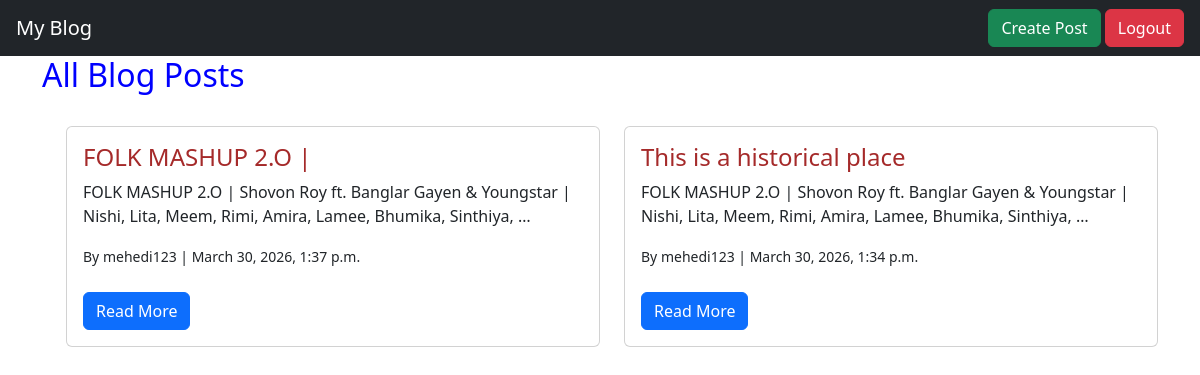
The app's page / (signed in) with its own data.
### blog/models.py (models this page shows, shortened)
class Post(models.Model):
    title = models.CharField(max_length=200)
    content = models.TextField()
    author = models.ForeignKey(User, on_delete=models.CASCADE)
    created_at = models.DateTimeField(auto_now_add=True)
    likes = models.ManyToManyField(User, related_name='post_likes', blank=True)

### blog/views.py (the view)
# urls.py: path('', views.home, name='home'),
def home(request):
    posts = Post.objects.all().order_by('-created_at')
    return render(request, 'home.html', {'posts': posts})

### blog/templates/home.html (shortened to what this page needs)
{% extends 'base.html' %}
{% block content %}
<h2 style="color: blue;" class="t-center">All Blog Posts</h2>
<div class="d-flex mt-3 ms-4 gap-4">
    {% for post in posts %}
<div class="card mt-3 ">
    <div class="card-body">
        <h4 style="color: brown;">{{ post.title }}</h4>
        <p>{{ post.content|truncatewords:20 }}</p>
        <small>By {{ post.author }} | {{ post.created_at }}</small>
        <br><br>
        <a href="{% url 'post_detail' post.id %}" class="btn btn-primary">Read More</a>
    </div>
</div>
{% endfor %}
</div>
{% endblock %}

### records on screen
Post: title "FOLK MASHUP 2.O |", content "FOLK MASHUP 2.O | Shovon Roy ft. Banglar Gayen & Youngstar | Nishi, Lita, Meem, Rimi, Amira, Lamee, Bhumika, Sinthiya, …", author "mehedi123", created_at "March 30, 2026, 1:37 p.m."
Post: title "This is a historical place", content "FOLK MASHUP 2.O | Shovon Roy ft. Banglar Gayen & Youngstar | Nishi, Lita, Meem, Rimi, Amira, Lamee, Bhumika, Sinthiya, …", author "mehedi123", created_at "March 30, 2026, 1:34 p.m."
